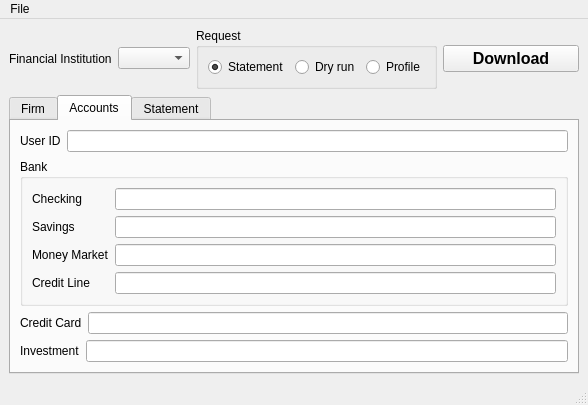
<?xml version="1.0" encoding="UTF-8"?>
<ui version="4.0">
 <class>MainWindow</class>
 <widget class="QMainWindow" name="MainWindow">
  <property name="geometry">
   <rect>
    <x>0</x>
    <y>0</y>
    <width>588</width>
    <height>403</height>
   </rect>
  </property>
  <property name="windowTitle">
   <string>PyOFX</string>
  </property>
  <widget class="QWidget" name="centralwidget">
   <layout class="QVBoxLayout" name="verticalLayout_3">
    <item>
     <layout class="QHBoxLayout" name="horizontalLayout_4">
      <item>
       <layout class="QHBoxLayout" name="horizontalLayout_2">
        <item>
         <widget class="QLabel" name="fi_label">
          <property name="layoutDirection">
           <enum>Qt::RightToLeft</enum>
          </property>
          <property name="text">
           <string>Financial Institution</string>
          </property>
          <property name="wordWrap">
           <bool>true</bool>
          </property>
          <property name="buddy">
           <cstring>fi</cstring>
          </property>
         </widget>
        </item>
        <item>
         <widget class="QComboBox" name="fi"/>
        </item>
       </layout>
      </item>
      <item>
       <widget class="QGroupBox" name="request">
        <property name="title">
         <string>Request</string>
        </property>
        <property name="flat">
         <bool>false</bool>
        </property>
        <layout class="QHBoxLayout" name="horizontalLayout_3">
         <item>
          <widget class="QRadioButton" name="statement">
           <property name="text">
            <string>Statement</string>
           </property>
           <property name="checked">
            <bool>true</bool>
           </property>
          </widget>
         </item>
         <item>
          <widget class="QRadioButton" name="dry_run">
           <property name="text">
            <string>Dry run</string>
           </property>
          </widget>
         </item>
         <item>
          <widget class="QRadioButton" name="profile">
           <property name="text">
            <string>Profile</string>
           </property>
          </widget>
         </item>
        </layout>
       </widget>
      </item>
      <item>
       <widget class="QPushButton" name="download">
        <property name="font">
         <font>
          <pointsize>12</pointsize>
          <weight>75</weight>
          <bold>true</bold>
         </font>
        </property>
        <property name="text">
         <string>Download</string>
        </property>
       </widget>
      </item>
     </layout>
    </item>
    <item>
     <widget class="QTabWidget" name="tabs">
      <property name="currentIndex">
       <number>1</number>
      </property>
      <widget class="QWidget" name="fi_tab">
       <attribute name="title">
        <string>Firm</string>
       </attribute>
       <layout class="QVBoxLayout" name="verticalLayout_2">
        <item>
         <layout class="QFormLayout" name="formLayout_6">
          <item row="0" column="0">
           <widget class="QLabel" name="url_label">
            <property name="layoutDirection">
             <enum>Qt::RightToLeft</enum>
            </property>
            <property name="text">
             <string>URL</string>
            </property>
            <property name="buddy">
             <cstring>url</cstring>
            </property>
           </widget>
          </item>
          <item row="0" column="1">
           <widget class="QLineEdit" name="url"/>
          </item>
         </layout>
        </item>
        <item>
         <layout class="QFormLayout" name="formLayout_5">
          <item row="0" column="0">
           <widget class="QLabel" name="org_label">
            <property name="layoutDirection">
             <enum>Qt::RightToLeft</enum>
            </property>
            <property name="text">
             <string>ORG</string>
            </property>
            <property name="buddy">
             <cstring>org</cstring>
            </property>
           </widget>
          </item>
          <item row="0" column="1">
           <widget class="QLineEdit" name="org"/>
          </item>
          <item row="1" column="0">
           <widget class="QLabel" name="fid_label">
            <property name="layoutDirection">
             <enum>Qt::RightToLeft</enum>
            </property>
            <property name="text">
             <string>FID</string>
            </property>
            <property name="buddy">
             <cstring>fid</cstring>
            </property>
           </widget>
          </item>
          <item row="1" column="1">
           <widget class="QLineEdit" name="fid"/>
          </item>
          <item row="2" column="0">
           <widget class="QLabel" name="bankid_label">
            <property name="layoutDirection">
             <enum>Qt::RightToLeft</enum>
            </property>
            <property name="text">
             <string>Bank ID</string>
            </property>
            <property name="buddy">
             <cstring>bankid</cstring>
            </property>
           </widget>
          </item>
          <item row="2" column="1">
           <widget class="QLineEdit" name="bankid"/>
          </item>
          <item row="3" column="0">
           <widget class="QLabel" name="brokerid_label">
            <property name="layoutDirection">
             <enum>Qt::RightToLeft</enum>
            </property>
            <property name="text">
             <string>Broker ID</string>
            </property>
            <property name="buddy">
             <cstring>brokerid</cstring>
            </property>
           </widget>
          </item>
          <item row="3" column="1">
           <widget class="QLineEdit" name="brokerid"/>
          </item>
         </layout>
        </item>
        <item>
         <widget class="QGroupBox" name="compat">
          <property name="title">
           <string>Compatibility</string>
          </property>
          <layout class="QHBoxLayout" name="horizontalLayout">
           <item>
            <widget class="QLabel" name="appid_label">
             <property name="layoutDirection">
              <enum>Qt::RightToLeft</enum>
             </property>
             <property name="text">
              <string>APPID</string>
             </property>
             <property name="buddy">
              <cstring>appid</cstring>
             </property>
            </widget>
           </item>
           <item>
            <widget class="QComboBox" name="appid"/>
           </item>
           <item>
            <widget class="QLabel" name="appver_label">
             <property name="layoutDirection">
              <enum>Qt::RightToLeft</enum>
             </property>
             <property name="text">
              <string>APPVER</string>
             </property>
             <property name="buddy">
              <cstring>appver</cstring>
             </property>
            </widget>
           </item>
           <item>
            <widget class="QComboBox" name="appver"/>
           </item>
           <item>
            <widget class="QLabel" name="version_label">
             <property name="layoutDirection">
              <enum>Qt::RightToLeft</enum>
             </property>
             <property name="text">
              <string>VERSION</string>
             </property>
             <property name="buddy">
              <cstring>version</cstring>
             </property>
            </widget>
           </item>
           <item>
            <widget class="QComboBox" name="version"/>
           </item>
          </layout>
         </widget>
        </item>
       </layout>
      </widget>
      <widget class="QWidget" name="acct_tab">
       <attribute name="title">
        <string>Accounts</string>
       </attribute>
       <layout class="QVBoxLayout" name="verticalLayout">
        <item>
         <layout class="QFormLayout" name="formLayout">
          <item row="0" column="0">
           <widget class="QLabel" name="user_label">
            <property name="layoutDirection">
             <enum>Qt::RightToLeft</enum>
            </property>
            <property name="text">
             <string>User ID</string>
            </property>
            <property name="buddy">
             <cstring>user</cstring>
            </property>
           </widget>
          </item>
          <item row="0" column="1">
           <widget class="QLineEdit" name="user"/>
          </item>
         </layout>
        </item>
        <item>
         <widget class="QGroupBox" name="bank">
          <property name="title">
           <string>Bank</string>
          </property>
          <property name="flat">
           <bool>false</bool>
          </property>
          <property name="checkable">
           <bool>false</bool>
          </property>
          <layout class="QFormLayout" name="formLayout_2">
           <item row="0" column="0">
            <widget class="QLabel" name="checking_label">
             <property name="layoutDirection">
              <enum>Qt::RightToLeft</enum>
             </property>
             <property name="text">
              <string>Checking</string>
             </property>
             <property name="buddy">
              <cstring>checking</cstring>
             </property>
            </widget>
           </item>
           <item row="0" column="1">
            <widget class="QLineEdit" name="checking"/>
           </item>
           <item row="1" column="0">
            <widget class="QLabel" name="savings_label">
             <property name="layoutDirection">
              <enum>Qt::RightToLeft</enum>
             </property>
             <property name="text">
              <string>Savings</string>
             </property>
             <property name="buddy">
              <cstring>savings</cstring>
             </property>
            </widget>
           </item>
           <item row="1" column="1">
            <widget class="QLineEdit" name="savings"/>
           </item>
           <item row="2" column="0">
            <widget class="QLabel" name="moneymrkt_label">
             <property name="layoutDirection">
              <enum>Qt::RightToLeft</enum>
             </property>
             <property name="text">
              <string>Money Market</string>
             </property>
             <property name="buddy">
              <cstring>moneymrkt</cstring>
             </property>
            </widget>
           </item>
           <item row="2" column="1">
            <widget class="QLineEdit" name="moneymrkt"/>
           </item>
           <item row="3" column="0">
            <widget class="QLabel" name="creditline_label">
             <property name="layoutDirection">
              <enum>Qt::RightToLeft</enum>
             </property>
             <property name="text">
              <string>Credit Line</string>
             </property>
             <property name="buddy">
              <cstring>creditline</cstring>
             </property>
            </widget>
           </item>
           <item row="3" column="1">
            <widget class="QLineEdit" name="creditline"/>
           </item>
          </layout>
         </widget>
        </item>
        <item>
         <layout class="QFormLayout" name="formLayout_3">
          <item row="0" column="0">
           <widget class="QLabel" name="creditcard_label">
            <property name="layoutDirection">
             <enum>Qt::RightToLeft</enum>
            </property>
            <property name="text">
             <string>Credit Card</string>
            </property>
            <property name="buddy">
             <cstring>creditcard</cstring>
            </property>
           </widget>
          </item>
          <item row="0" column="1">
           <widget class="QLineEdit" name="creditcard"/>
          </item>
         </layout>
        </item>
        <item>
         <layout class="QFormLayout" name="formLayout_4">
          <item row="0" column="0">
           <widget class="QLabel" name="investment_label">
            <property name="layoutDirection">
             <enum>Qt::RightToLeft</enum>
            </property>
            <property name="text">
             <string>Investment</string>
            </property>
            <property name="buddy">
             <cstring>investment</cstring>
            </property>
           </widget>
          </item>
          <item row="0" column="1">
           <widget class="QLineEdit" name="investment"/>
          </item>
         </layout>
        </item>
       </layout>
      </widget>
      <widget class="QWidget" name="stmt_tab">
       <attribute name="title">
        <string>Statement</string>
       </attribute>
       <widget class="QWidget" name="layoutWidget">
        <property name="geometry">
         <rect>
          <x>0</x>
          <y>20</y>
          <width>514</width>
          <height>60</height>
         </rect>
        </property>
        <layout class="QGridLayout" name="gridLayout">
         <item row="0" column="0">
          <widget class="QCheckBox" name="inctran">
           <property name="text">
            <string>INCTRAN</string>
           </property>
          </widget>
         </item>
         <item row="0" column="1">
          <widget class="QLabel" name="dtstart_label">
           <property name="layoutDirection">
            <enum>Qt::RightToLeft</enum>
           </property>
           <property name="text">
            <string>DTSTART</string>
           </property>
           <property name="buddy">
            <cstring>dtstart</cstring>
           </property>
          </widget>
         </item>
         <item row="0" column="2">
          <widget class="QDateTimeEdit" name="dtstart">
           <property name="calendarPopup">
            <bool>true</bool>
           </property>
          </widget>
         </item>
         <item row="0" column="3">
          <widget class="QLabel" name="dtend_label">
           <property name="enabled">
            <bool>true</bool>
           </property>
           <property name="layoutDirection">
            <enum>Qt::RightToLeft</enum>
           </property>
           <property name="text">
            <string>DTEND</string>
           </property>
           <property name="buddy">
            <cstring>dtend</cstring>
           </property>
          </widget>
         </item>
         <item row="0" column="4">
          <widget class="QDateTimeEdit" name="dtend">
           <property name="enabled">
            <bool>true</bool>
           </property>
           <property name="calendarPopup">
            <bool>true</bool>
           </property>
          </widget>
         </item>
         <item row="1" column="0">
          <widget class="QCheckBox" name="incpos">
           <property name="text">
            <string>INCPOS</string>
           </property>
          </widget>
         </item>
         <item row="1" column="1">
          <widget class="QLabel" name="dtasof_label">
           <property name="layoutDirection">
            <enum>Qt::RightToLeft</enum>
           </property>
           <property name="text">
            <string>DTASOF</string>
           </property>
           <property name="buddy">
            <cstring>dtasof</cstring>
           </property>
          </widget>
         </item>
         <item row="1" column="2">
          <widget class="QDateTimeEdit" name="dtasof">
           <property name="calendarPopup">
            <bool>true</bool>
           </property>
          </widget>
         </item>
         <item row="1" column="3" colspan="2">
          <widget class="QCheckBox" name="incbal">
           <property name="text">
            <string>INCBAL</string>
           </property>
          </widget>
         </item>
        </layout>
       </widget>
      </widget>
     </widget>
    </item>
   </layout>
   <zorder>tabs</zorder>
   <zorder>request</zorder>
   <zorder>fi_label</zorder>
  </widget>
  <widget class="QMenuBar" name="menubar">
   <property name="geometry">
    <rect>
     <x>0</x>
     <y>0</y>
     <width>588</width>
     <height>21</height>
    </rect>
   </property>
   <widget class="QMenu" name="menuFile">
    <property name="title">
     <string>File</string>
    </property>
    <addaction name="actionConfig"/>
    <addaction name="actionExit"/>
   </widget>
   <addaction name="menuFile"/>
  </widget>
  <widget class="QStatusBar" name="statusbar"/>
  <action name="actionConfig">
   <property name="text">
    <string>Load Config</string>
   </property>
   <property name="shortcut">
    <string>Ctrl+O</string>
   </property>
  </action>
  <action name="actionExit">
   <property name="text">
    <string>Exit</string>
   </property>
   <property name="shortcut">
    <string>Ctrl+Q</string>
   </property>
  </action>
  <action name="actionTest">
   <property name="text">
    <string>Test</string>
   </property>
  </action>
 </widget>
 <resources/>
 <connections/>
</ui>
